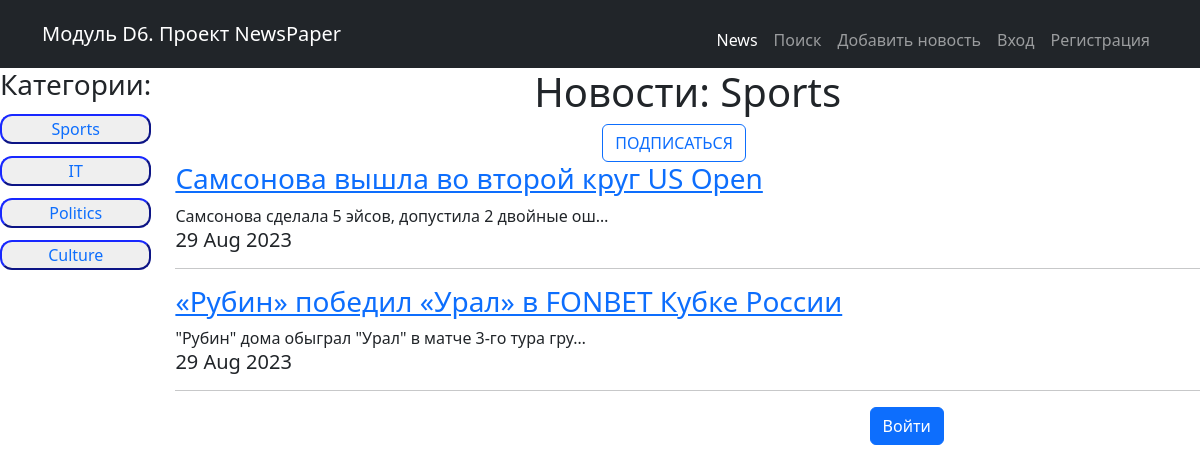
Page /news/category/1/ on the committed database.
### news/models.py (models this page shows, shortened)
class Category(models.Model):
	new_category = models.CharField(max_length = 100, unique = True)
	def __str__(self):
		return f'{self.new_category}'

class Post(models.Model):
	POST_TYPE = [('AR', 'Статья'), ('NW', 'Новость')]
	author = models.ForeignKey(Author, on_delete = models.CASCADE)
	post_type = models.CharField(max_length = 2, choices = POST_TYPE, default = 'AR')
	time_create = models.DateTimeField(auto_now_add = True)
	title = models.CharField(max_length = 255)
	text = models.TextField()
	rating = models.IntegerField(default = 0)
	categories = models.ManyToManyField(Category, through='PostCategory')

### news/views.py (the view)
# urls.py: path('', PostsList.as_view(), name=''),
class PostsList(ListView):
    model = Post
    template_name ='news.html'
    context_object_name = 'news'
    paginate_by = 10
    def get_queryset(self):
        if len(self.kwargs):
            category = Category.objects.get(id=self.kwargs['category_id'])
            queryset = Post.objects.filter(categories=category).order_by('-time_create')
        else:
            queryset = Post.objects.order_by('-time_create')
        return queryset
    def get_context_data(self, **kwargs):
        user = self.request.user
        context = super().get_context_data(**kwargs)
        context['is_author'] = user.groups.filter(name = 'Authors').exists()
        context['categories'] = Category.objects.all()
        if len(self.kwargs):
            context['category_name'] = Category.objects.get(id=self.kwargs['category_id'])
            if user.is_authenticated:
                context['user_subsсribed'] = user.subscribers_set.filter(news_category__new_category=context['category_name'])
        return context

### news/templatetags/custom_filters.py (called while the page is built)
@register.filter(name='censor')
def censor(text):
    bad_words = ('ехай', 'едь', 'езжай')
    for word in bad_words:
        if word in text:
            text = text.replace(word, '*****')
    return text

### news/templates/news.html (shortened to what this page needs)
{% extends 'default.html' %}
{% load custom_filters %}
{% load static %}
{% block css %}
    <link href="{% static '/news/style.css' %}" rel="stylesheet">
    <link href="{% static '/bootstrap/bootstrap.min.css' %}" rel="stylesheet">
{% endblock css %}
{% block content %}
    <div class="conteiner">
        <div class="item sidebar">
            <h3>Категории:</h3>
            <ul>
                {% for category in categories %}
            <li><button id="category_buttons">
                <a class="a_cat_filter" href="{% url 'category_filter' category.id %}">{{ category }}</a>
            </button></li>
                {% endfor %}
            </ul>
        </div>
    <div class="item content">
    {% if not category_name %}
        <h1 id="count_cat_news">Все новости</h1>
    {% else %}
        <h1 id="count_cat_news">Новости: {{ category_name }}</h1>
        <div class="d-grid gap-2 col-2 mx-auto">
            {% if not user_subsсribed %}
                <a href="{% url 'subscribe' %}?category_name={{ category_name }}"><button type="button" class="btn btn-outline-primary">ПОДПИСАТЬСЯ</button></a>
            {% else %}
                <button type="button" class="btn btn-outline-primary">ВЫ ПОДПИСАНЫ</button>
            {% endif %}
        </div>
    {% endif %}
{% for onenews in news%}
    <a href="{% url 'post_detail' onenews.id %}"><h3>{{onenews.title|censor}}</h3></a>
    {{onenews.text|truncatechars:50|censor}}
    <h5>{{onenews.time_create|date:'d M Y'}}</h5>
<hr>
{% endfor %}
    <div style="width: 50%; margin: 10px 25% 50px 25%">
        {% if user.is_authenticated %}
                <a href="{% url 'logout' %}" style="float: right; text-decoration: none"><button type="button" style="float: right" class="btn btn-outline-danger">Выйти</button></a>
        {% else %}
                <a href="/accounts/login/?next=/"><button style="float: right" class="btn btn-primary">Войти</button></a>
        {% endif %}
    </div>
    </div>
    </div>
{% endblock content %}

### static/news/style.css (style rules this page uses)
.conteiner { grid-template-areas: 'sidebar content'; display: grid; grid-template-columns: 1fr 8fr; grid-column-gap: 24px; }
.sidebar { grid-area: sidebar; text-align: center; list-style-type: none; }
.content { grid-area: content; }
ul { display: contents; }
#category_buttons { width: 100%; border-radius: 12px; border-color: #1522d9; }
.a_cat_filter { text-decoration: none; }
li { margin-top: 12px; }
#count_cat_news { text-align: center; }

### rows in the picture
Category: new_category "Sports"
Category: new_category "IT"
Category: new_category "Politics"
Category: new_category "Culture"
Post: title|censor "Самсонова вышла во второй круг US Open", text|censor "Самсонова сделала 5 эйсов, допустила 2 двойные ош…", time_create "29 Aug 2023"
Post: title|censor "«Рубин» победил «Урал» в FONBET Кубке России", text|censor "\"Рубин\" дома обыграл \"Урал\" в матче 3-го тура гру…", time_create "29 Aug 2023"
